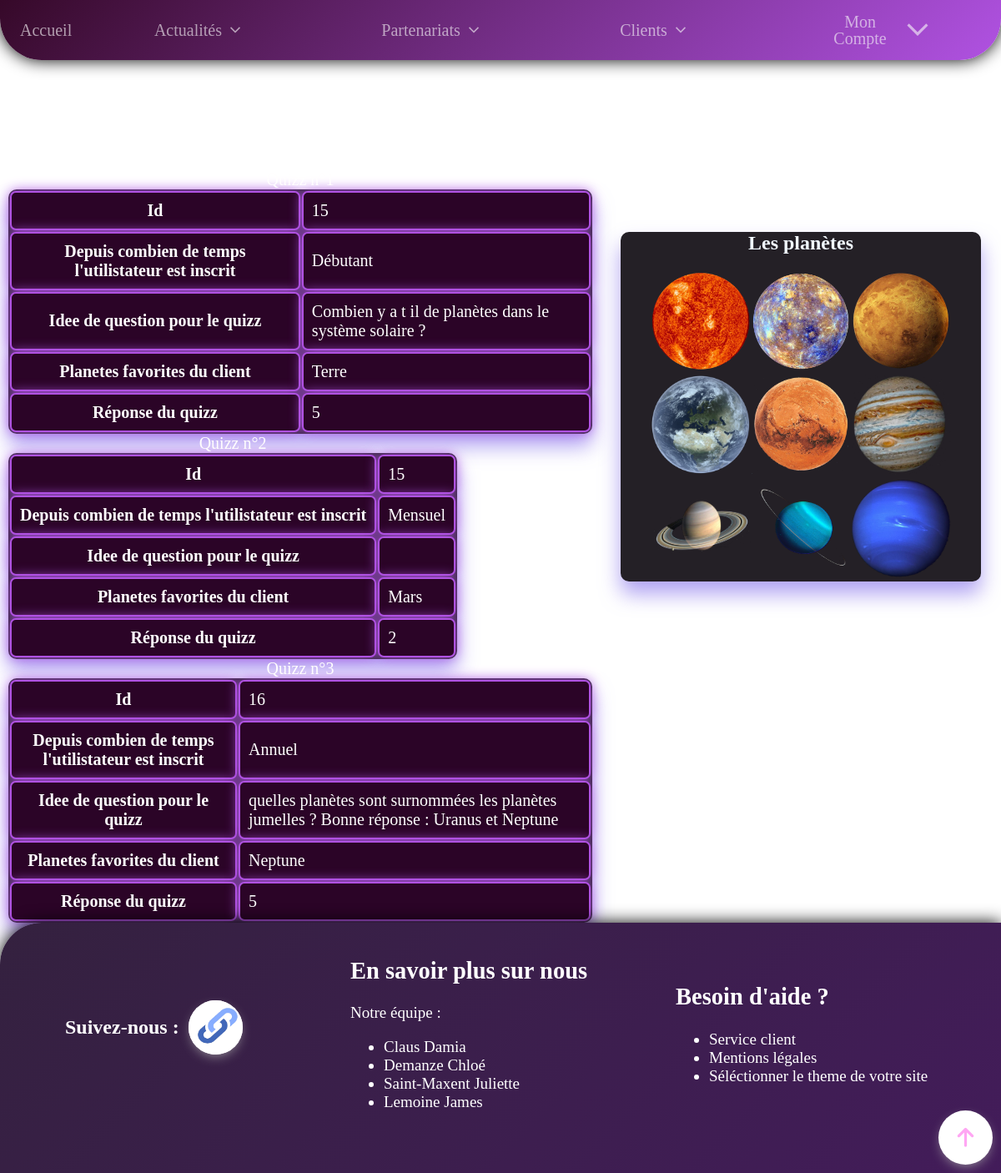
Screenshot of /Page_PHP_Structure/Pageadminbis.php (signed in) with the database file from the repository.
### tables this page shows
CREATE TABLE `quizz` (
  `quizz` int(11) NOT NULL,
  `ID` int(11) NOT NULL,
  `Connexion` varchar(64) NOT NULL,
  `Idee` varchar(200) NOT NULL,
  `planete` varchar(64) NOT NULL,
  `reponsequizz` int(11) NOT NULL
);

### Page_PHP_Structure/Pageadminbis.php (the view, shortened to what this page needs)
<!DOCTYPE html>
<html lang="fr">
<head>
 <?php  include("header.php");?>
  <link
      rel="stylesheet"
      href="../css_dossier/Css_Planètes/serv_client.css"
    >
    <link
      rel="stylesheet"
      href="../css_dossier/Css_Planètes/tableau.css"
    >
</head>
<body>
<?php  include("aside.php");?>
<div class="Main_grid">
    <?php
try{
    require("../Page_PHP_Structure/connexion.php");
    $reqPrep1="SELECT id,Connexion,Idee,planete,reponsequizz FROM Quizz ";
    $req1 =$conn->prepare($reqPrep1);
          $req1->execute();
    $resultat = $req1->fetchAll();
    echo"<h1>Réponses Quizz</h1>";
    $i=1;
    foreach($resultat as $row){
      echo"
        <table id='table'>
          <caption>Quizz n°$i</caption>
          <tr>
          <th class='th'>Id</th>
          <td class='td'> $row[id] </td>
        </tr>
          <tr>
            <th class='th'>Depuis combien de temps l'utilistateur est inscrit  </th>
            <td class='td'> $row[Connexion]</td>
          </tr>
          <tr>
            <th class='th'>Idee de question pour le quizz </th>
            <td class='td'>$row[Idee]</td>
          </tr>
          <tr>
          <th class='th'>Planetes favorites du client</th>
          <td class='td'>$row[planete]</td>
          </tr>
          <tr>
          <th class='th'>Réponse du quizz</th>
          <td class='td'>$row[reponsequizz]</td>
          </tr>
        </table>";
        $i++;
  }
}
catch(Exception $e){
  die("Erreur : " . $e->getMessage());
}
?>
</div>
<div class="Footer_grid">
        <footer>
        <?php  include("../Page_PHP_Structure/footer.php");?>
        </footer>
      </div>
    </div>
  </body>
</html>

### css_dossier/Css_Structuration/main.css (style rules this page uses)
:root { --violet-MAIN: #b052e2; --violet-clair: #daa8ef; --violet-foncé: #2b0427; --bleu: #2c2d69; --bleuclair: #383984; }
body, img { -user-drag: none; -webkit-user-drag: none; user-select: none; -moz-user-select: none; -webkit-user-select: none; -ms-user-select: none; }
body { margin: 0; padding: 0; font-family: "calibri"; background-attachment: fixed; background-size: 250%; background-position: center; }
* { scrollbar-width: auto; }

### css_dossier/Css_Structuration/grid.css (style rules this page uses)
.Footer_grid { -ms-grid-row: 9; -ms-grid-column: 1; -ms-grid-column-span: 9; grid-area: Footer_grid; height: -webkit-min-content; height: -moz-min-content; height: min-content; }
.Main_grid { -ms-grid-row: 3; -ms-grid-column: 1; -ms-grid-column-span: 9; grid-area: Main_grid; height: -webkit-min-content; height: -moz-min-content; height: min-content; font-size: 20px; color: rgb(255, 254, 254); padding-top: 72px; padding-left: 10px; padding-right: 10px; }
@media only screen and (min-width: 430px) { .Footer_grid { -ms-grid-row: 9; -ms-grid-column: 1; -ms-grid-column-span: 9; grid-area: Footer_grid; } }
@media only screen and (min-width: 430px) { .Main_grid { -ms-grid-row: 3; -ms-grid-column: 1; -ms-grid-column-span: 9; grid-area: Main_grid; } }
@media only screen and (min-width: 768px) { .Footer_grid { -ms-grid-row: 9; -ms-grid-column: 1; -ms-grid-column-span: 9; grid-area: Footer_grid; } }
@media only screen and (min-width: 768px) { .Main_grid { -ms-grid-row: 3; -ms-grid-column: 1; -ms-grid-column-span: 9; grid-area: Main_grid; } }
@media only screen and (min-width: 984px) { .Footer_grid { -ms-grid-row: 9; -ms-grid-column: 1; -ms-grid-column-span: 9; grid-area: Footer_grid; } }
@media only screen and (min-width: 984px) { .Main_grid { -ms-grid-row: 3; -ms-grid-column: 1; -ms-grid-column-span: 9; grid-area: Main_grid; } }

### css_dossier/Css_Planètes/planetes.css (style rules this page uses)
@media only screen and (min-width: 430px) { .Main_grid { -ms-grid-row: 3; -ms-grid-row-span: 5; -ms-grid-column: 1; -ms-grid-column-span: 5; } }
@media only screen and (min-width: 430px) { .Footer_grid { -ms-grid-row: 9; -ms-grid-column: 1; -ms-grid-column-span: 9; } }
@media only screen and (min-width: 768px) { .Footer_grid { -ms-grid-row: 9; -ms-grid-column: 1; -ms-grid-column-span: 9; } }
@media only screen and (min-width: 768px) { .Main_grid { -ms-grid-row: 3; -ms-grid-row-span: 5; -ms-grid-column: 1; -ms-grid-column-span: 5; } }
@media only screen and (min-width: 984px) { .Footer_grid { -ms-grid-row: 11; -ms-grid-column: 1; -ms-grid-column-span: 9; } }
@media only screen and (min-width: 984px) { .Main_grid { -ms-grid-row: 3; -ms-grid-row-span: 5; -ms-grid-column: 1; -ms-grid-column-span: 5; } }

### css_dossier/Css_Planètes/serv_client.css (style rules this page uses)
:root { --violet-MAIN:#b052e2; --violet-clair:#daa8ef; --violet-foncé:#2b0427; }
h1 { margin-top: 15px; color: white; }
.Main_grid { margin-top: 25px; }
@media only screen and (min-width: 430px) { .Footer_grid { -ms-grid-row: 9; -ms-grid-column: 1; -ms-grid-column-span: 9; } }
@media only screen and (min-width: 430px) { .Main_grid { -ms-grid-row: 3; -ms-grid-row-span: 5; -ms-grid-column: 1; -ms-grid-column-span: 5; } }
@media only screen and (min-width: 768px) { .Footer_grid { -ms-grid-row: 9; -ms-grid-column: 1; -ms-grid-column-span: 9; } }
@media only screen and (min-width: 768px) { .Main_grid { -ms-grid-row: 3; -ms-grid-row-span: 5; -ms-grid-column: 1; -ms-grid-column-span: 5; } }
@media only screen and (min-width: 984px) { .Footer_grid { -ms-grid-row: 9; -ms-grid-column: 1; -ms-grid-column-span: 9; } }
@media only screen and (min-width: 984px) { .Main_grid { -ms-grid-row: 3; -ms-grid-row-span: 5; -ms-grid-column: 1; -ms-grid-column-span: 5; } }

### css_dossier/Css_Planètes/tableau.css (style rules this page uses)
:root { --violet-MAIN:#b052e2; --violet-clair:#daa8ef; --violet-foncé:#2b0427; }
h1 { margin-top: 15px; color: white; }
table { position: relative; height: 100%; background: #242026; -webkit-box-shadow: 0 15px 25px rgba(143, 124, 236, 0.7); box-shadow: 0 15px 25px rgba(143, 124, 236, 0.7); border-radius: 10px; }
th,td { width: -webkit-max-content; width: -moz-max-content; width: max-content; border: 2px solid #b052e2; border-radius: 7px; background-color: var(--violet-foncé); -webkit-box-shadow: 0px 0px 15px #b052e2; box-shadow: 0px 0px 15px #b052e2; padding: 10px; color: white; margin-top: 10px; }

### rows the page displays
quizz: ID "15", Connexion "Débutant", Idee "Combien y a t il de planètes dans le système solaire ?", planete "Terre", reponsequizz "5"
quizz: ID "15", Connexion "Mensuel", planete "Mars", reponsequizz "2"
quizz: ID "16", Connexion "Annuel", Idee "quelles planètes sont surnommées les planètes jumelles ? Bonne réponse : Uranus et Neptune", planete "Neptune", reponsequizz "5"
